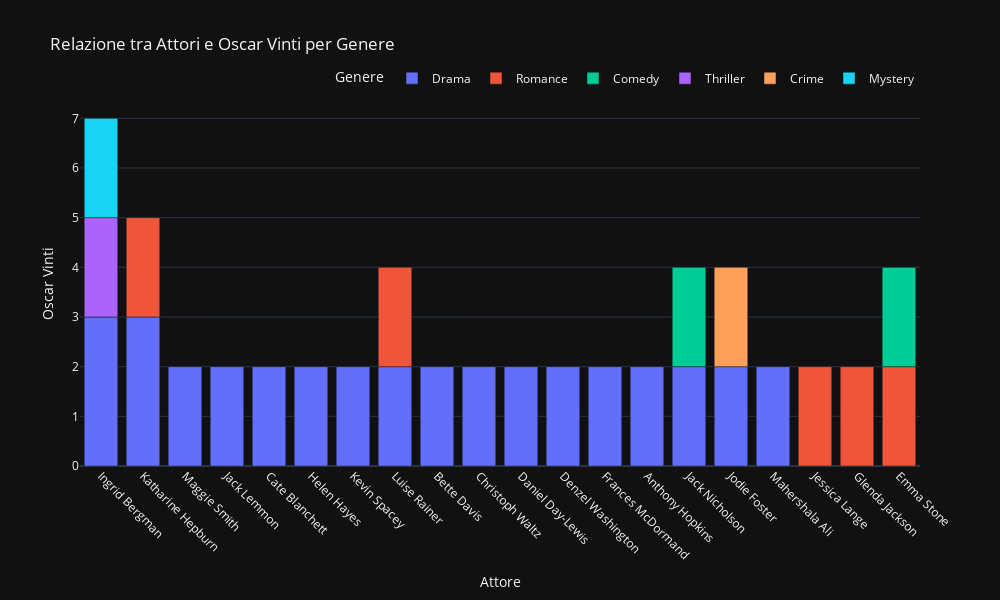

Notebook code cell kept with this figure:
### Code cell
## 5 Oscar vinti da attori per genere (top 20)

#seleziona tutti gli attori che hanno avuto un ruolo primario per l'oscar, join con movie su name per arrivare al genere e dividere 
actor_genre_perf_query = """  SELECT
    s.actor_name AS actor,
    g.genre,
    s.movies_count AS film_count,
    COUNT(DISTINCT CASE WHEN o.winner = true AND o.name = s.actor_name 
                        AND o.category IN (
                            'ACTOR', 'ACTRESS',
                            'ACTOR IN A LEADING ROLE', 'ACTRESS IN A LEADING ROLE',      --selezione di tipi di oscar per attori
                            'ACTOR IN A SUPPORTING ROLE', 'ACTRESS IN A SUPPORTING ROLE')
                   THEN o.id END) AS actor_oscars
FROM actor_summaries s
JOIN actors a ON s.actor_name = a.name
JOIN movies m ON a.id_movie = m.id
JOIN genres g ON m.id = g.id_movie    --necessaria la join con generi perche actor summaries non ha il genere preciso del film con cui ha vinto l'oscar
LEFT JOIN oscar_awards o ON LOWER(m.name) = LOWER(o.film) where o.winner = true     --ripetuto controllo per velocizzare evitando inutili join
GROUP BY s.actor_name, g.genre, s.movies_count
ORDER BY actor_oscars  DESC 
LIMIT 27
""" #limit 27 per come funzionano i group se un attore ha oscar per generi diversi lo conta come separati
winners = run_query(actor_genre_perf_query)

fig = px.bar(
    winners,
    x='actor',
    y='actor_oscars',
    color='genre',
    title='Relazione tra Attori e Oscar Vinti per Genere',
    hover_data=['film_count'],
    labels={
        'actor': 'Attore',
        'actor_oscars': 'Oscar Vinti',
        'genre': 'Genere',
        'film_count': 'Numero Film'
    },
)

fig.update_layout(
    height=600,
    width=1000,  
    xaxis={'tickangle': 45}, 
    yaxis={'dtick': 1}, 
    template='plotly_dark',
   legend=dict(
        title='Genere',
        orientation='h',
        yanchor='bottom',
        y=1.02,
        xanchor='right',
        x=1
    )
)

### Figure 1 — Plotly figure (JSON) as saved in the notebook; plotly's stock layout.template omitted (floating-point values rounded to 4 significant figures)
{"data": [{"customdata": [[63], [67], [85], [99], [86], [35], [76], [14], [122], [83], [31], [61], [56], [133], [83], [73], [26]], "hovertemplate": "Genere=Drama<br>Attore=%{x}<br>Oscar Vinti=%{y}<br>Numero Film=%{customdata[0]}<extra></extra>", "legendgroup": "Drama", "marker": {"color": "#636efa", "pattern": {"shape": ""}}, "name": "Drama", "orientation": "v", "showlegend": true, "textposition": "auto", "type": "bar", "x": ["Ingrid Bergman", "Katharine Hepburn", "Maggie Smith", "Jack Lemmon", "Cate Blanchett", "Helen Hayes", "Kevin Spacey", "Luise Rainer", "Bette Davis", "Christoph Waltz", "Daniel Day-Lewis", "Denzel Washington", "Frances McDormand", "Anthony Hopkins", "Jack Nicholson", "Jodie Foster", "Mahershala Ali"], "xaxis": "x", "y": [3, 3, 2, 2, 2, 2, 2, 2, 2, 2, 2, 2, 2, 2, 2, 2, 2], "yaxis": "y"}, {"customdata": [[67], [14], [50], [50], [36]], "hovertemplate": "Genere=Romance<br>Attore=%{x}<br>Oscar Vinti=%{y}<br>Numero Film=%{customdata[0]}<extra></extra>", "legendgroup": "Romance", "marker": {"color": "#EF553B", "pattern": {"shape": ""}}, "name": "Romance", "orientation": "v", "showlegend": true, "textposition": "auto", "type": "bar", "x": ["Katharine Hepburn", "Luise Rainer", "Jessica Lange", "Glenda Jackson", "Emma Stone"], "xaxis": "x", "y": [2, 2, 2, 2, 2], "yaxis": "y"}, {"customdata": [[36], [83]], "hovertemplate": "Genere=Comedy<br>Attore=%{x}<br>Oscar Vinti=%{y}<br>Numero Film=%{customdata[0]}<extra></extra>", "legendgroup": "Comedy", "marker": {"color": "#00cc96", "pattern": {"shape": ""}}, "name": "Comedy", "orientation": "v", "showlegend": true, "textposition": "auto", "type": "bar", "x": ["Emma Stone", "Jack Nicholson"], "xaxis": "x", "y": [2, 2], "yaxis": "y"}, {"customdata": [[63]], "hovertemplate": "Genere=Thriller<br>Attore=%{x}<br>Oscar Vinti=%{y}<br>Numero Film=%{customdata[0]}<extra></extra>", "legendgroup": "Thriller", "marker": {"color": "#ab63fa", "pattern": {"shape": ""}}, "name": "Thriller", "orientation": "v", "showlegend": true, "textposition": "auto", "type": "bar", "x": ["Ingrid Bergman"], "xaxis": "x", "y": [2], "yaxis": "y"}, {"customdata": [[73]], "hovertemplate": "Genere=Crime<br>Attore=%{x}<br>Oscar Vinti=%{y}<br>Numero Film=%{customdata[0]}<extra></extra>", "legendgroup": "Crime", "marker": {"color": "#FFA15A", "pattern": {"shape": ""}}, "name": "Crime", "orientation": "v", "showlegend": true, "textposition": "auto", "type": "bar", "x": ["Jodie Foster"], "xaxis": "x", "y": [2], "yaxis": "y"}, {"customdata": [[63]], "hovertemplate": "Genere=Mystery<br>Attore=%{x}<br>Oscar Vinti=%{y}<br>Numero Film=%{customdata[0]}<extra></extra>", "legendgroup": "Mystery", "marker": {"color": "#19d3f3", "pattern": {"shape": ""}}, "name": "Mystery", "orientation": "v", "showlegend": true, "textposition": "auto", "type": "bar", "x": ["Ingrid Bergman"], "xaxis": "x", "y": [2], "yaxis": "y"}], "layout": {"barmode": "relative", "height": 600, "legend": {"orientation": "h", "title": {"text": "Genere"}, "tracegroupgap": 0, "x": 1, "xanchor": "right", "y": 1.02, "yanchor": "bottom"}, "title": {"text": "Relazione tra Attori e Oscar Vinti per Genere"}, "width": 1000, "xaxis": {"anchor": "y", "domain": [0, 1], "tickangle": 45, "title": {"text": "Attore"}}, "yaxis": {"anchor": "x", "domain": [0, 1], "dtick": 1, "title": {"text": "Oscar Vinti"}}}}
